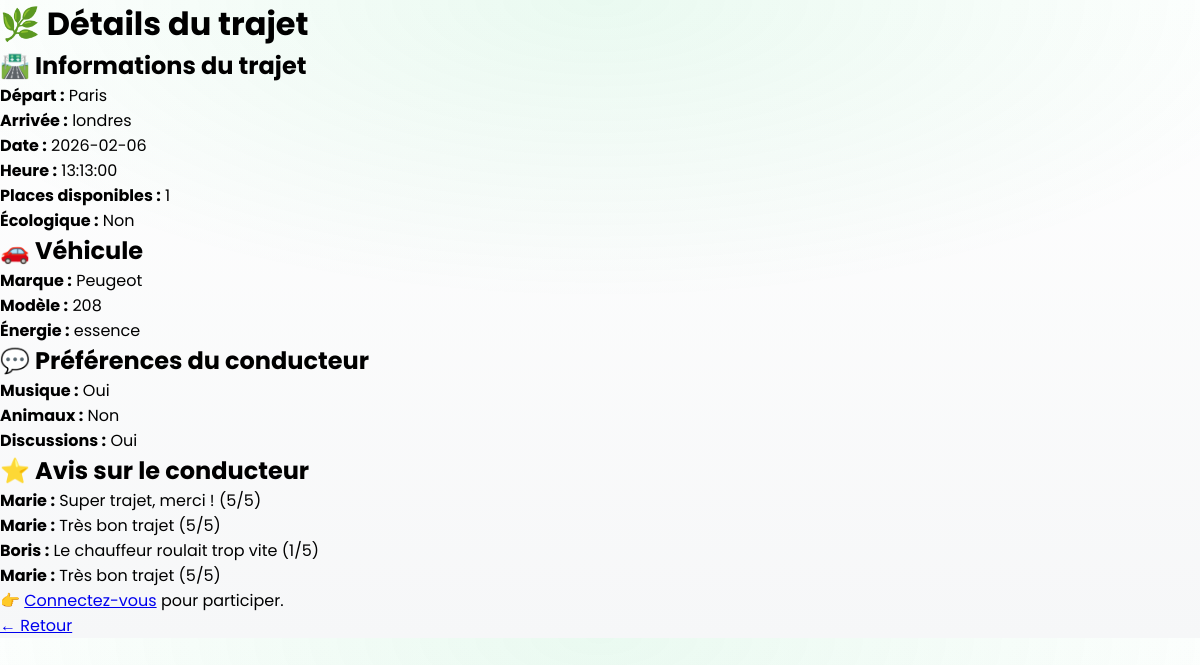
Screenshot of /pages/details_trajet.php?id=12 with the database file from the repository.
### tables this page shows
CREATE TABLE `trajets` (
  `id` int(11) NOT NULL,
  `conducteur_id` int(11) DEFAULT NULL,
  `vehicule_id` int(11) NOT NULL,
  `ville_depart` varchar(100) DEFAULT NULL,
  `ville_arrivee` varchar(100) DEFAULT NULL,
  `date_depart` date DEFAULT NULL,
  `heure_depart` time DEFAULT NULL,
  `prix` int(11) DEFAULT NULL,
  `places_restantes` int(11) DEFAULT NULL,
  `ecologique` tinyint(1) DEFAULT NULL,
  `etat` enum('en_attente','prévu','en_cours','termine','annule') DEFAULT 'en_attente'
);

CREATE TABLE `vehicules` (
  `id` int(11) NOT NULL,
  `id_utilisateur` int(11) DEFAULT NULL,
  `immatriculation` varchar(20) NOT NULL,
  `date_immat` date NOT NULL DEFAULT '2025-01-01',
  `marque` varchar(100) DEFAULT NULL,
  `modele` varchar(100) DEFAULT NULL,
  `energie` varchar(50) DEFAULT NULL,
  `couleur` varchar(50) NOT NULL DEFAULT 'inconnu',
  `places` int(11) NOT NULL DEFAULT 1,
  `fumeurs` tinyint(1) NOT NULL DEFAULT 0
);

CREATE TABLE `avis` (
  `id` int(11) NOT NULL,
  `id_conducteur` int(11) DEFAULT NULL,
  `id_utilisateur` int(11) DEFAULT NULL,
  `id_trajet` int(11) NOT NULL,
  `auteur` varchar(100) DEFAULT NULL,
  `note` int(11) DEFAULT NULL CHECK (`note` between 1 and 5),
  `commentaire` text DEFAULT NULL,
  `valide` tinyint(1) NOT NULL DEFAULT 0,
  `probleme` tinyint(1) NOT NULL DEFAULT 0,
  `traite` tinyint(1) NOT NULL DEFAULT 0
);

### pages/details_trajet.php (the view, shortened to what this page needs)
<?php
require_once(__DIR__ . '/../includes/db.php');
$id = intval($_GET['id']);
$sql = "
    SELECT t.*, u.nom AS conducteur_nom, u.prenom, u.id AS conducteur_id,
           v.marque, v.modele, v.energie
    FROM trajets t
    JOIN utilisateurs u ON t.conducteur_id = u.id
    LEFT JOIN vehicules v ON u.id = v.id_utilisateur
    WHERE t.id = ?
";
$stmt = $pdo->prepare($sql);
$stmt->execute([$id]);
$trajet = $stmt->fetch();
$prefStmt = $pdo->prepare("SELECT * FROM preferences WHERE id_utilisateur = ?");
$prefStmt->execute([$trajet['conducteur_id']]);
$preferences = $prefStmt->fetch();
$avisStmt = $pdo->prepare("SELECT * FROM avis WHERE id_conducteur = ?");
$avisStmt->execute([$trajet['conducteur_id']]);
$avisList = $avisStmt->fetchAll();
?>
<!DOCTYPE html>
<html lang="fr">
<head>
    <link rel="stylesheet" href="../assets/style.css">
</head>
<body>
<div class="details-container">
    <h1>🌿 Détails du trajet</h1>
    <div class="section">
        <h2>🛣️ Informations du trajet</h2>
        <p><strong>Départ :</strong> <?= htmlspecialchars($trajet['ville_depart']) ?></p>
        <p><strong>Arrivée :</strong> <?= htmlspecialchars($trajet['ville_arrivee']) ?></p>
        <p><strong>Date :</strong> <?= htmlspecialchars($trajet['date_depart']) ?></p>
        <p><strong>Heure :</strong> <?= htmlspecialchars($trajet['heure_depart']) ?></p>
        <p><strong>Places disponibles :</strong> <?= htmlspecialchars($trajet['places_restantes']) ?></p>
        <p><strong>Écologique :</strong> <?= $trajet['ecologique'] ? 'Oui' : 'Non' ?></p>
    </div>
    <?php if ($trajet['marque']): ?>
    <div class="section">
        <h2>🚗 Véhicule</h2>
        <p><strong>Marque :</strong> <?= htmlspecialchars($trajet['marque']) ?></p>
        <p><strong>Modèle :</strong> <?= htmlspecialchars($trajet['modele']) ?></p>
        <p><strong>Énergie :</strong> <?= htmlspecialchars($trajet['energie']) ?></p>
    </div>
    <?php endif; ?>
    <?php if ($preferences): ?>
    <div class="section">
        <h2>💬 Préférences du conducteur</h2>
        <p><strong>Musique :</strong> <?= $preferences['musique'] ? 'Oui' : 'Non' ?></p>
        <p><strong>Animaux :</strong> <?= $preferences['animaux'] ? 'Oui' : 'Non' ?></p>
        <p><strong>Discussions :</strong> <?= $preferences['discussions'] ? 'Oui' : 'Non' ?></p>
    </div>
    <?php endif; ?>
    <div class="section">
        <h2>⭐ Avis sur le conducteur</h2>
        <?php if ($avisList): ?>
            <ul>
                <?php foreach ($avisList as $avis): ?>
                    <li>
                        <strong><?= htmlspecialchars($avis['auteur']) ?> :</strong>
                        <?= htmlspecialchars($avis['commentaire']) ?>
                        <span class="note">(<?= $avis['note'] ?>/5)</span>
                    </li>
                <?php endforeach; ?>
            </ul>
        <?php else: ?>
            <p>Aucun avis pour ce conducteur.</p>
        <?php endif; ?>
    </div>
    <div class="section">
        <?php if (!isset($_SESSION['utilisateur_id'])): ?>
            <p>👉 <a href="index.php?page=connexion">Connectez-vous</a> pour participer.</p>
        <?php elseif ($trajet['places_restantes'] <= 0): ?>
            <p>😥 Ce trajet est complet.</p>
        <?php endif; ?>
    </div>
    <div class="retour-btn-container">
        <a href="<?= htmlspecialchars($_SERVER['HTTP_REFERER'] ?? '/ecoride/index.php?page=home') ?>"
           class="retour-btn">← Retour</a>
    </div>
</div>
</body>
</html>

### public/assets/style.css (style rules this page uses)
:root { --main-green: #2ecc71; --main-green-light: #a7f0c4; --dark-green: #27ae60; --light-gray: #f7f7f7; --text-dark: #333; --text-light: #666; --white: #fff; --border-radius: 10px; --shadow: 0 3px 8px rgba(0, 0, 0, 0.15); }
* { margin: 0; padding: 0; box-sizing: border-box; font-family: "Poppins", sans-serif; }
body { background: radial-gradient(1200px 500px at 50% 0%, rgba(46,204,113,0.10), transparent 60%), linear-gradient(#ffffff, #f6f7f8); }
* { box-sizing: border-box; }
html, body { width: 100%; overflow-x: hidden; }
html, body { max-width: 100%; overflow-x: hidden; }

### rows the page displays
trajets: ville_depart "Paris", ville_arrivee "londres", date_depart "2026-02-06", heure_depart "13:13:00", places_restantes "1"
vehicules: marque "Peugeot", modele "208", energie "essence"
avis: auteur "Marie", commentaire "Super trajet, merci !", note "5"
avis: auteur "Marie", commentaire "Très bon trajet", note "5"
avis: auteur "Boris", commentaire "Le chauffeur roulait trop vite", note "1"
avis: auteur "Marie", commentaire "Très bon trajet", note "5"
